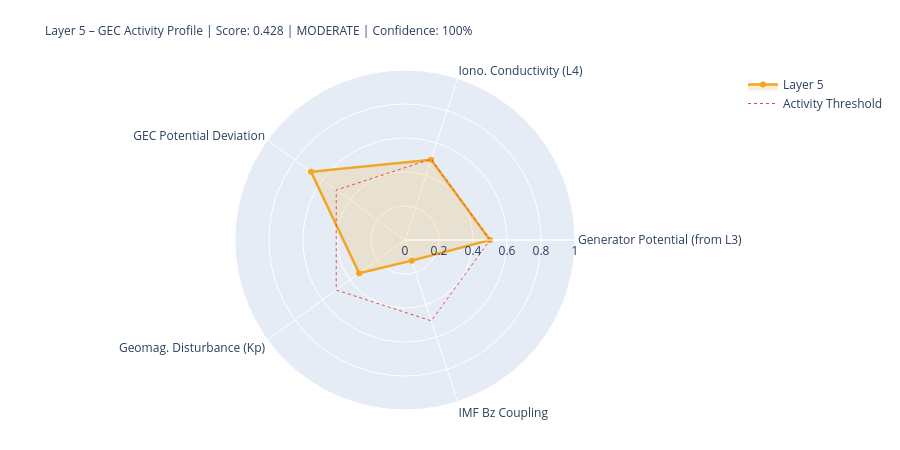

Source (notebook cell):
### Markdown cell above
---
## 5. State Assessment & Handoff to Layer 6

### Code cell
# ============================================================
# LAYER-5-SCORE
# ============================================================

# Components
# 1) Generator activity (Layer-3-driven)
gen_score = norm(generator_strength, 0.3, 2.0)
gen_src   = 'from_layer3' if l3_thunder_score is not None else 'estimated'

# 2) Ionospheric conductivity (Layer-4-driven)
iono_score = norm(iono_cond_factor, 0.7, 1.4)
iono_src   = 'from_layer4' if l4_ioniz is not None else 'estimated'

# 3) GEC potential deviation from reference
pot_score = norm(abs(delta_V_pct), 0, 30)  # 0 = at reference, 1 = 30% deviation
pot_src   = 'derived'

# 4) Geomagnetic disturbance (Kp) – modulates vertical currents
kp_score = norm(kp_val, 0, 9)
kp_src   = 'primary' if kp_now is not None else 'from_layer4'

# 5) IMF Bz coupling (southward = stronger M-I coupling → GEC influence)
bz_score = norm(-(bz_now or 0), -5, 30) if bz_now is not None else None
bz_src   = 'primary' if bz_now is not None else 'missing'

COMPONENTS = {
    'Generator Potential (from L3)':  {'score': gen_score,   'source': 'derived_from_layer3', 'dynamic': True},
    'Iono. Conductivity (L4)':      {'score': iono_score,  'source': iono_src, 'dynamic': True},
    'GEC Potential Deviation':      {'score': pot_score,   'source': pot_src,  'dynamic': True},
    'Geomag. Disturbance (Kp)':         {'score': kp_score,    'source': kp_src,   'dynamic': True},
    'IMF Bz Coupling':               {'score': bz_score,    'source': bz_src,   'dynamic': True},
}

available   = {k: v['score'] for k, v in COMPONENTS.items() if v['score'] is not None}
unavailable = [k for k, v in COMPONENTS.items() if v['score'] is None]
layer5_score = round(sum(available.values()) / len(available), 4) if available else None
confidence   = round(len(available) / len(COMPONENTS), 2)
level = ('unknown' if layer5_score is None
         else 'quiet'   if layer5_score < 0.3
         else 'moderate' if layer5_score < 0.6
         else 'active')
dominant_l5 = max(available, key=available.get) if available else 'none'

# Kp consistency: separate 1-min raw value from score value
kp_1m_raw   = kp_now          # directly from API (can be 0.0 during live measurement)
kp_for_score = kp_val          # from Layer-0 context or estimated value if needed
kp_score_src = kp_src

W = 68
print('=' * W)
print('LAYER 5 – GLOBAL ELECTRIC CIRCUIT – STATE ASSESSMENT')
print('=' * W)
for name, comp in COMPONENTS.items():
    s = comp['score']
    if s is not None:
        bar = '█' * int(s*20) + '░' * (20-int(s*20))
        print(f'  {name:<34} {bar}  {s:.3f}  [{comp["source"]}]')
    else:
        print(f'  {name:<34} {"─"*20}  n/a   [missing]')
print('-' * W)
print(f'  Score:         {layer5_score:.3f}  ({len(available)}/{len(COMPONENTS)} components)')
print(f'  Confidence:    {confidence:.0%}')
print(f'  Level:         {level.upper()}')
print(f'  Dominant:      {dominant_l5}')
print(f'  V_iono:        {V_iono_mod:.1f} kV  (Δ {delta_V_pct:+.1f}% vs. Ref)')
print(f'  I_total:       {I_total_mod:.1f} A   (Δ {delta_I_pct:+.1f}% vs. Ref)')
print('=' * W)

# Radar
cats   = list(available.keys())
vals_r = list(available.values())
if len(cats) >= 3:
    fig = go.Figure()
    fig.add_trace(go.Scatterpolar(
        r=vals_r + [vals_r[0]], theta=cats + [cats[0]],
        fill='toself', fillcolor='rgba(242,166,35,0.18)',
        line=dict(color='#F2A623', width=2.5), name='Layer 5'
    ))
    fig.add_trace(go.Scatterpolar(
        r=[0.5]*(len(cats)+1), theta=cats+[cats[0]],
        line=dict(color='#E24B4A', dash='dot', width=1),
        mode='lines', name='Activity Threshold'
    ))
    fig.update_layout(
        title=dict(
            text=f'Layer 5 – GEC Activity Profile | Score: {layer5_score:.3f} | {level.upper()} | Confidence: {confidence:.0%}',
            font=dict(size=12)
        ),
        polar=dict(radialaxis=dict(visible=True, range=[0,1])),
        height=450, showlegend=True,
        margin=dict(l=80, r=80, t=70, b=40)
    )
    fig.show()

### Figure 1 — Plotly figure (JSON) as saved in the notebook; plotly's stock layout.template omitted (floating-point values rounded to 4 significant figures)
{"data": [{"fill": "toself", "fillcolor": "rgba(242,166,35,0.18)", "line": {"color": "#F2A623", "width": 2.5}, "name": "Layer 5", "r": [0.5, 0.4963, 0.6833, 0.3333, 0.1277, 0.5], "theta": ["Generator Potential (from L3)", "Iono. Conductivity (L4)", "GEC Potential Deviation", "Geomag. Disturbance (Kp)", "IMF Bz Coupling", "Generator Potential (from L3)"], "type": "scatterpolar"}, {"line": {"color": "#E24B4A", "dash": "dot", "width": 1}, "mode": "lines", "name": "Activity Threshold", "r": [0.5, 0.5, 0.5, 0.5, 0.5, 0.5], "theta": ["Generator Potential (from L3)", "Iono. Conductivity (L4)", "GEC Potential Deviation", "Geomag. Disturbance (Kp)", "IMF Bz Coupling", "Generator Potential (from L3)"], "type": "scatterpolar"}], "layout": {"height": 450, "margin": {"b": 40, "l": 80, "r": 80, "t": 70}, "polar": {"radialaxis": {"range": [0, 1], "visible": true}}, "showlegend": true, "title": {"font": {"size": 12}, "text": "Layer 5 – GEC Activity Profile | Score: 0.428 | MODERATE | Confidence: 100%"}}}
